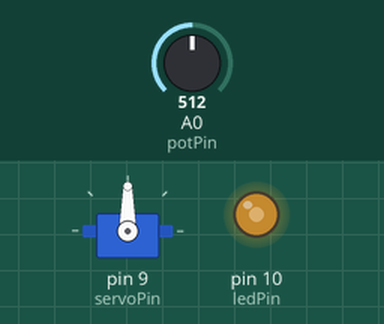
This sketch was run on a simulated Arduino Uno, built with avr-gcc and run on an emulated ATmega328P. Parts: servo, output pins drawn as LEDs (lit = HIGH). Inputs (shaded band) come from the test bench; at power-on: A0 (potPin) = 512.

Above: at 1.2 s.
1.3 s: A0 (potPin) set to 716
At 1.7 s:
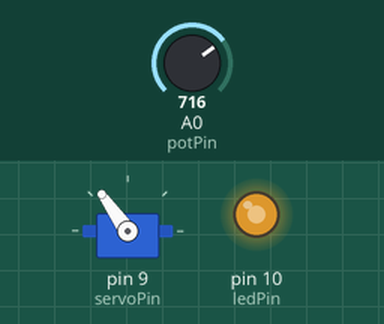
2.8 s: A0 (potPin) set to 900
At 4.0 s:
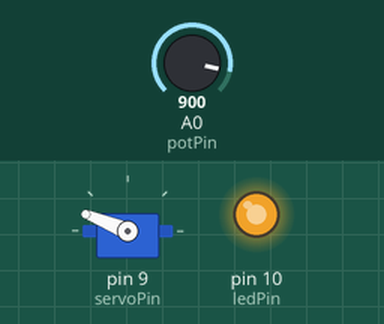
4.3 s: A0 (potPin) set to 1023
At 5.1 s:
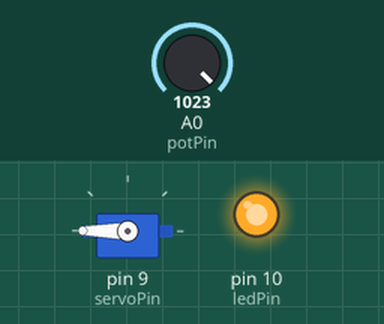
5.8 s: A0 (potPin) set to 306
At 6.3 s:
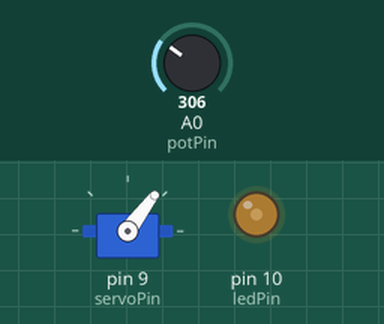
7.3 s: A0 (potPin) set to 122
At 8.6 s:
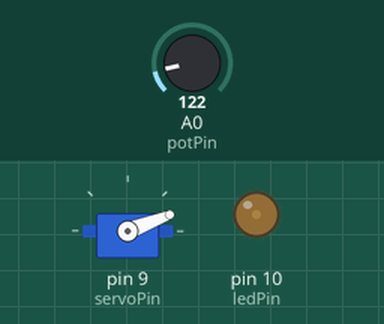
Timing chart, 0 to 9.8 s (numbered marks = the images above; inputs shaded):
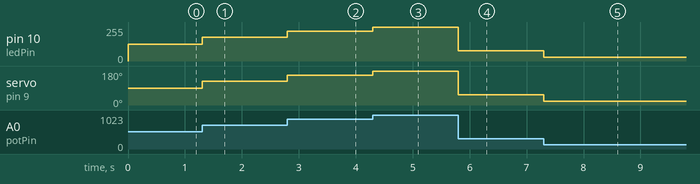

Measured:
- after the input at 1.3 s, pin 10 (ledPin): 127/255 → 178/255 at once; servo on pin 9 (servoPin): 90° → 125° at once
- after the input at 2.8 s, pin 10 (ledPin): 178/255 → 224/255 at once; servo on pin 9 (servoPin): 125° → 158° at once
- after the input at 4.3 s, pin 10 (ledPin): 224/255 → 255/255 at once; servo on pin 9 (servoPin): 158° → 180° at once
- after the input at 5.8 s, pin 10 (ledPin): 255/255 → 76/255 at once; servo on pin 9 (servoPin): 180° → 53° at once
- after the input at 7.3 s, pin 10 (ledPin): 76/255 → 30/255 at once; servo on pin 9 (servoPin): 53° → 21° at once

The sketch:

millis_11.ino
```cpp
#include <Servo.h>

int servoPin = 9; // 서보모터 핀
int ledPin = 10; // LED 핀
int potPin = A0; // 가변저항 핀

Servo servo; // 서보모터 객체 생성

void setup() {
  servo.attach(servoPin); // 서보모터 핀 초기화
  pinMode(ledPin, OUTPUT); // LED 핀을 출력으로 초기화
}

void loop() {
  int potValue = analogRead(potPin); // 가변저항으로부터 값을 읽어옴
  int servoAngle = map(potValue, 0, 1023, 0, 180); // 읽어온 값 범위를 0~180도로 매핑
  servo.write(servoAngle); // 서보모터 각도 조절

  int ledValue = map(potValue, 0, 1023, 0, 255); // 읽어온 값 범위를 0~255로 매핑
  analogWrite(ledPin, ledValue); // LED 밝기 조절
}
```
